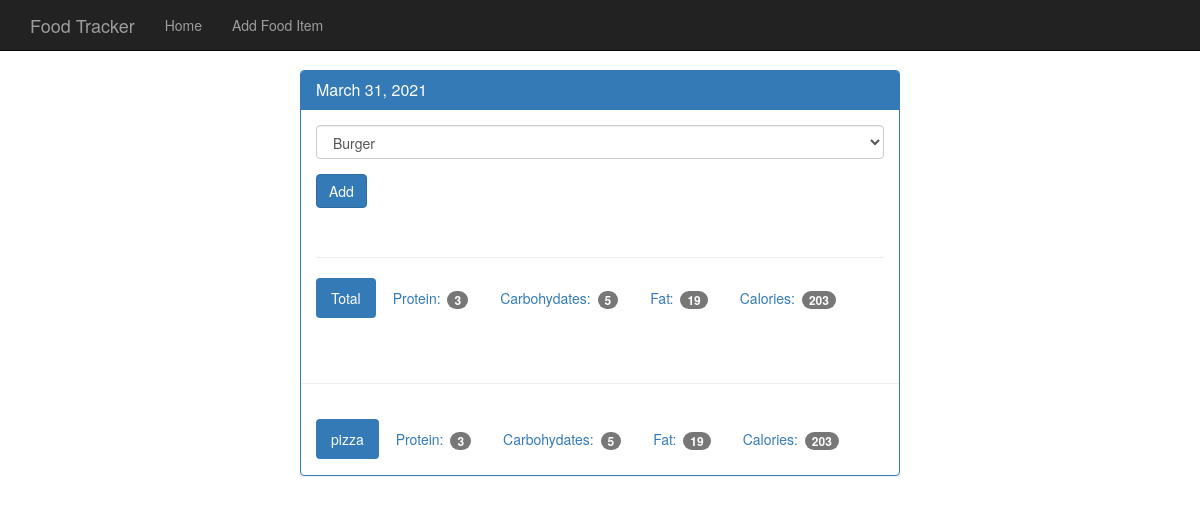
Screenshot of /view/20210331 with the database file from the repository.
### tables this page shows
CREATE TABLE food (
  id integer primary key autoincrement,
  name text not null,
  protein integer not null,
  carbohydrate integer not null,
  fat integer not null,
  calories integer not null
);

### app.py (the view)
@app.route('/view/<date>', methods=['GET', 'POST'])
def view(date):
    try:
        db = get_db()
        cur = db.execute('select id, entry_date from log_date where entry_date = ?', [date])
        date_result = cur.fetchone()
        if request.method == 'POST':
            db.execute('insert into food_date (food_id,log_date_id) values (?,?)',[request.form['food-select'],date_result['id']])
            db.commit()
        d = datetime.strptime(str(date_result['entry_date']), '%Y%m%d')
        pretty_date = datetime.strftime(d, '%B %d, %Y')
        food_cur = db.execute('select id, name from food')
        food_results = food_cur.fetchall()
        log_cur = db.execute('select food.name, food.protein, food.carbohydrate, food.fat, food.calories from log_date join food_date on food_date.log_date_id = log_date.id join food on food.id = food_date.food_id where log_date.entry_date = ?', [date])
        log_results = log_cur.fetchall()
        totals = {}
        totals['protein'] = 0
        totals['carbohydrate'] = 0
        totals['fat'] = 0
        totals['calories'] = 0
        for food in log_results:
            totals['protein'] += food['protein']
            totals['carbohydrate'] += food['carbohydrate']
            totals['fat'] += food['fat']
            totals['calories'] += food['calories']
        return render_template('day.html', entry_date= date_result['entry_date'] ,pretty_date=pretty_date,\
         food_results=food_results,log_results=log_results,totals=totals)
    except Exception as e:
        return "<h1>Error Ocuured : {} </h1>".format(e)

### database.py (called while the page is built)
def connect_db():
    sql = sqlite3.connect('food_log2.db')
    sql.row_factory = sqlite3.Row
    return sql

def get_db():
    if not hasattr(g,'sqlite_db'):
        g.sqlite_db = connect_db()
    return g.sqlite_db

### templates/day.html
{% extends "base.html" %}
{% block body %}
  <body>
    <nav class="navbar navbar-inverse navbar-fixed-top">
      <div class="container">
        <div class="navbar-header">
          <a class="navbar-brand" href="{{ url_for('index') }}">Food Tracker</a>
        </div>
        <div id="navbar" class="navbar-collapse collapse">
          <ul class="nav navbar-nav">
            <li><a href="{{url_for('index')}}">Home</a></li>
            <li><a href="{{url_for('food')}}">Add Food Item</a></li>
          </ul>
        </div>
      </div>
    </nav>
    <div class="container theme-showcase col-sm-6 col-sm-offset-3" role="main">
      <div class="row">
        <div>
          <div class="panel panel-primary">
            <div class="panel-heading">
              <h3 class="panel-title">{{ pretty_date }}</h3>
            </div>
            <div class="panel-body">
              <form method="POST" action="{{ url_for('view',date=entry_date) }}">
                <div class="form-group">
                  <select class="form-control" name="food-select">
                    {% for food in food_results %}
                    <option value={{food.id}}>{{ food.name }}</option>
                    {% endfor %}
                  </select>
                </div>
                <button type="submit" class="btn btn-primary">Add</button>
              </form>
              <div class="page-header"></div>
              <ul class="nav nav-pills" role="tablist">
                <li class="active"><a>Total</a></li>
                <li><a>Protein: <span class="badge">{{totals.protein}}</span></a></li>
                <li><a>Carbohydates: <span class="badge">{{totals.carbohydrate}}</span></a></li>
                <li><a>Fat: <span class="badge">{{totals.fat}}</span></a></li>
                <li><a>Calories: <span class="badge">{{totals.calories}}</span></a></li>
              </ul>
            </div>
            <div class="page-header"></div>
            {% for food in log_results %}
            <div class="panel-body">
                <ul class="nav nav-pills" role="tablist">
                <li class="active"><a>{{food.name}}</a></li>
                <li><a>Protein: <span class="badge">{{food.protein}}</span></a></li>
                <li><a>Carbohydates: <span class="badge">{{food.carbohydrate}}</span></a></li>
                <li><a>Fat: <span class="badge">{{food.fat}}</span></a></li>
                <li><a>Calories: <span class="badge">{{food.calories}}</span></a></li>
              </ul>
            </div>
            {% endfor %}
          </div>
        </div>
      </div>
    </div>
{% endblock %}

### static/theme.css (style rules this page uses)
body { padding-top: 70px; padding-bottom: 30px; }

### rows the page displays
food: name "pizza", protein "3", carbohydrate "5", fat "19", calories "203"

### other values shown
{{ pretty_date }} "March 31, 2021"
{{ totals.protein }} "3"
{{ totals.carbohydrate }} "5"
{{ totals.fat }} "19"
{{ totals.calories }} "203"
form field food-select "Burger"
